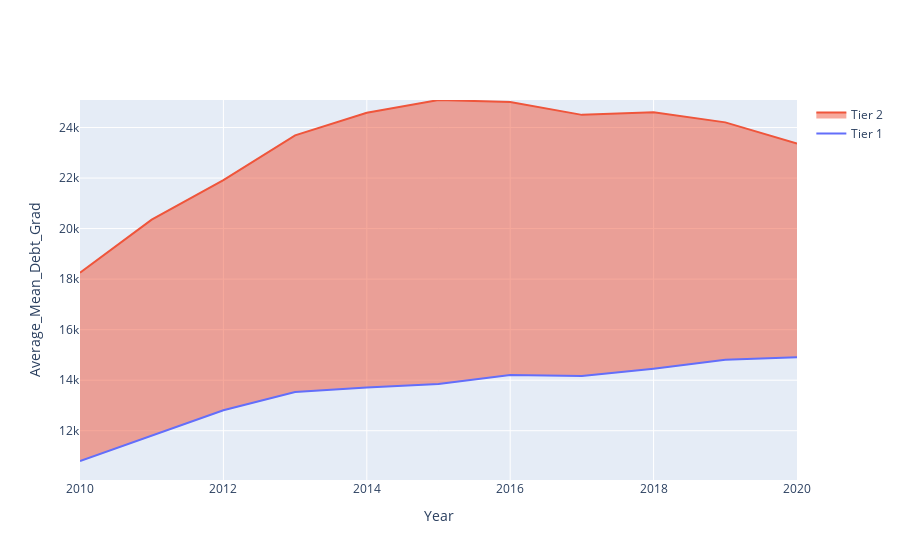

Source (notebook cell):
### Code cell
year=[2010, 2011, 2012, 2013, 2014, 2015, 2016, 2017, 2018, 2019, 2020]
trace1 = go.Scatter(x=year, y=meanDebtTier1, mode="lines", name="Tier 1")
trace2 = go.Scatter(x=year, y=meanDebtTier2, mode="lines", name="Tier 2", fill="tonextx")


fig = go.Figure(data=[trace1, trace2])
fig.update_layout(
    xaxis=dict(title="Year"),
    yaxis=dict(title="Average_Mean_Debt_Grad"),
)
fig.show()

### Figure 1 — Plotly figure (JSON) as saved in the notebook; plotly's stock layout.template omitted (floating-point values rounded to 4 significant figures)
{"data": [{"mode": "lines", "name": "Tier 1", "type": "scatter", "x": [2010, 2011, 2012, 2013, 2014, 2015, 2016, 2017, 2018, 2019, 2020], "y": [10800.0, 11800.0, 12810.0, 13530.0, 13710.0, 13850.0, 14210.0, 14160.0, 14460.0, 14810.0, 14910.0]}, {"fill": "tonextx", "mode": "lines", "name": "Tier 2", "type": "scatter", "x": [2010, 2011, 2012, 2013, 2014, 2015, 2016, 2017, 2018, 2019, 2020], "y": [18250.0, 20354, 21920.0, 23690.0, 24580.0, 25090.0, 25010.0, 24500.0, 24610.0, 24200.0, 23360.0]}], "layout": {"xaxis": {"title": {"text": "Year"}}, "yaxis": {"title": {"text": "Average_Mean_Debt_Grad"}}}}
